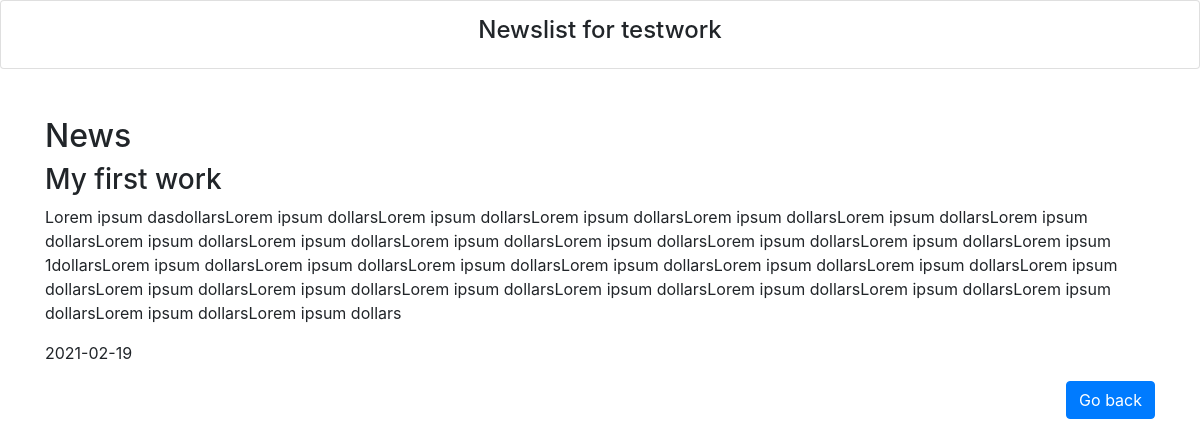
The page /admin/detailnews.php?openId=2 on the database its author committed.
### tables this page shows
CREATE TABLE `news` (
  `id` int(11) NOT NULL AUTO_INCREMENT,
  `newstitle` varchar(100) NOT NULL,
  `newsbody` varchar(5000) NOT NULL,
  `newsdate` date NOT NULL,
  PRIMARY KEY (`id`)
);

### lib/news.php (called while the page is built, shortened)
<?php
	class News
	{
		private $servername = "localhost";
		private $username   = "admin";
		private $password   = "root";
		private $database   = "test";
		public  $con;
		public function __construct()
		{
		    $this->con = new mysqli($this->servername, $this->username,$this->password,$this->database);
		    if(mysqli_connect_error()) {
			 trigger_error("Failed to connect to MySQL: " . mysqli_connect_error());
		    }else{
			return $this->con;
		    }
		}
		public function displyaRecordById($id)
		{
		    $query = "SELECT * FROM news WHERE id = '$id'";
		    $result = $this->con->query($query);
		if ($result->num_rows > 0) {
			$row = $result->fetch_assoc();
			return $row;
		    }else{
			echo "Record not found";
		    }
		}
	}
?>

### admin/detailnews.php (the view, shortened to what this page needs)
<?php
  include '../lib/news.php';
  $newsObj = new News();
  if(isset($_GET['openId']) && !empty($_GET['openId'])) {
    $openId = $_GET['openId'];
    $news = $newsObj->displyaRecordById($openId);
  }
?>
<!DOCTYPE html>
<html lang="ru">
<head>
  <link rel="stylesheet" href="https://maxcdn.bootstrapcdn.com/bootstrap/4.5.2/css/bootstrap.min.css">
  <link rel="stylesheet" href="https://pro.fontawesome.com/releases/v5.10.0/css/all.css"/>
</head>
<body>
<div class="card text-center" style="padding:15px;">
  <h4>Newslist for testwork</h4>
</div><br><br>
<div class="container">
  <h2>News</h2>
  		<h3><?php echo $news['newstitle']; ?></h3>
		<p><?php echo $news['newsbody']; ?></p>
		<p><?php echo $news['newsdate']; ?></p>
	<a href="/admin" class="btn btn-primary" style="float:right;">Go back</a>
</div>
</body>
</html>

### rows shown on the page
news: newstitle "My first work", newsbody "Lorem ipsum dasdollarsLorem ipsum dollarsLorem ipsum dollarsLorem ipsum dollarsLorem ipsum dollarsLorem ipsum dollarsLorem ipsum dollarsLorem ipsum dollarsLorem ipsum dollarsLorem ipsum dollarsLorem ipsum dollarsLorem ipsum dollarsLorem ipsum dollarsLorem ipsum 1dollarsLorem ipsum dollarsLorem ipsum dollarsLorem ipsum dollarsLorem ipsum dollarsLorem ipsum dollarsLorem ipsum dollarsLorem ipsum dollarsLorem ipsum dollarsLorem ipsum dollarsLorem ipsum dollarsLorem ipsum dollarsLorem ipsum dollarsLorem ipsum dollarsLorem ipsum dollarsLorem ipsum dollarsLorem ipsum dollars", newsdate "2021-02-19"
